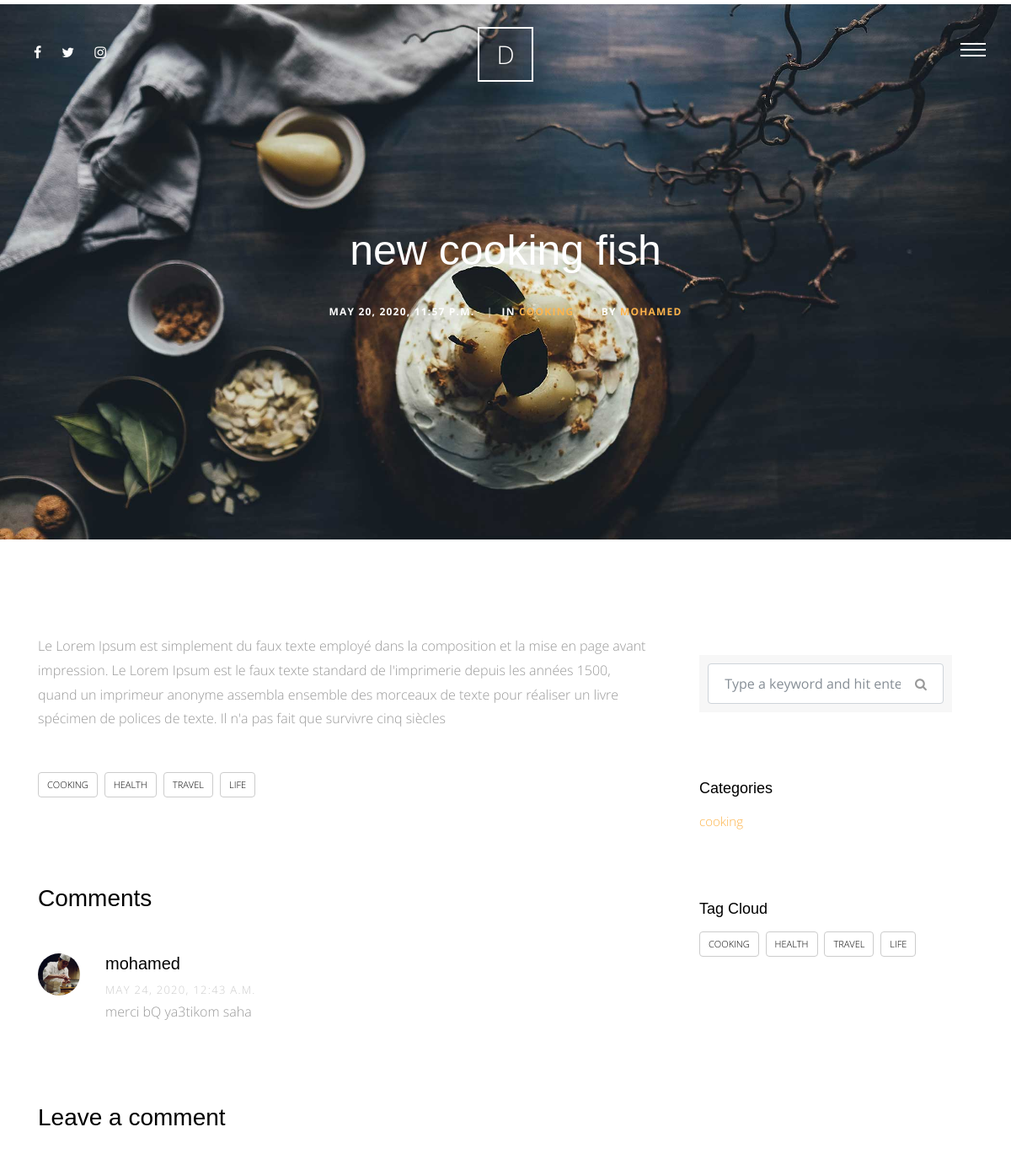
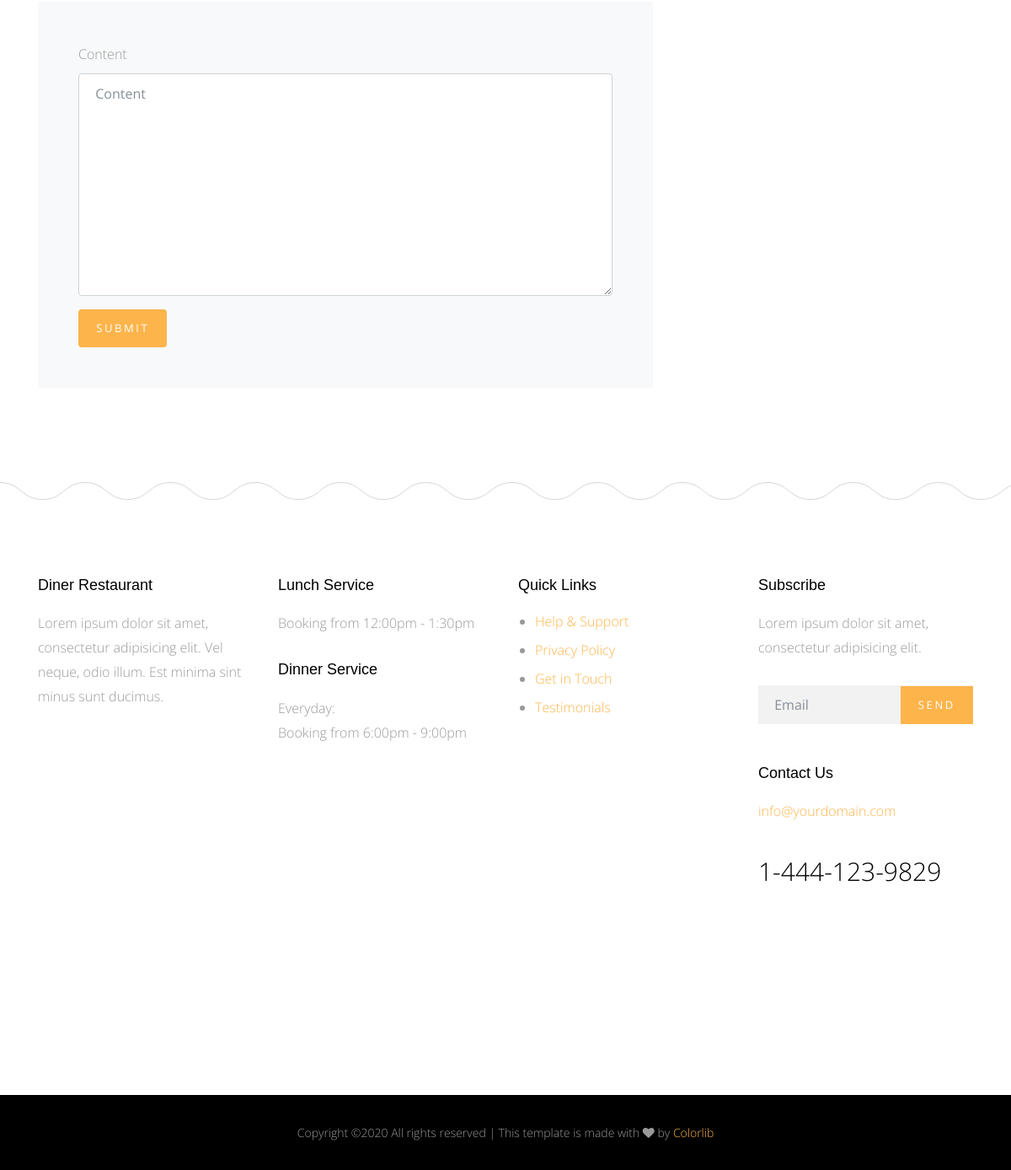
The page /blog/1 on the database its author committed (2 pictures, top to bottom).
### blog/models.py (models this page shows, shortened)
class Post(models.Model):
	title = models.CharField(max_length=50)
	content = RichTextField()
	auther = models.ForeignKey(User, on_delete = models.CASCADE)
	image = models.ImageField(upload_to = 'blog/',blank = True,null = True)
	tags = TaggableManager(blank=True)
	category = models.ForeignKey('Category',on_delete = models.SET_NULL,null = True)
	created = models.DateTimeField(default=timezone.now)
	def __str__(self):
		return self.title
	class Meta:
		verbose_name='Post'
		verbose_name_plural = 'Posts'

class Category(models.Model):
	category_name = models.CharField(max_length=50)
	def __str__(self):
		return self.category_name
	class Meta:
		verbose_name='category'
		verbose_name_plural = 'categories'

class Comment(models.Model):
	user = models.ForeignKey(User, on_delete = models.CASCADE)
	post = models.ForeignKey(Post, on_delete = models.CASCADE)
	content = models.TextField(default='')
	created = models.DateTimeField(default=timezone.now)

### blog/views.py (the view)
# urls.py: path('<int:id>', views.post_detail , name = 'post_detail'),
def post_detail(request,id):
	post_detail = Post.objects.get(id=id)
	categories = Category.objects.all()
	all_tags = Tag.objects.all()
	comments = Comment.objects.filter(post = post_detail)
	if request.method == 'POST':
		comment_form = CommentForm(request.POST)
		if comment_form.is_valid():
			new_comment = comment_form.save(commit = False)
			new_comment.user = request.user
			new_comment.post = post_detail
			new_comment.save()
			return redirect('blog:post_detail', id = post_detail.id)
	else:
			comment_form = CommentForm()
	context = {
				'post_detail':post_detail,
				'categories':categories,
				'all_tags':all_tags,
				'comments':comments,
				'comment_form':comment_form,
	}
	return render(request,'Post/post_detail.html',context)

### blog/forms.py
class CommentForm(forms.ModelForm):
	class Meta:
		model = Comment
		fields = [
				'content'
		]

### blog/templates/Post/post_detail.html (shortened to what this page needs)
{% extends "base.html" %}
{% load static %}
{% block body %}
{% load bootstrap4 %}
      <div class="main-wrap">
        <div class="cover_1 cover_sm">
          <div class="img_bg" style="background-image: url({%static 'site_static/img/slider-1.jpg'%})" data-stellar-background-ratio="0.5">
            <div class="container">
              <div class="row align-items-center justify-content-center">
                <div class="col-md-7 text-center" data-aos="fade-up">
                  <h2 class="heading mb-4">{{post_detail}}</h2>
                  <div class="post-info">
                    <div class="date-info">{{post_detail.created}}</div>
                    <div class="category-info"><span class="seperator">|</span>In <a href="#" data-title="View all posts in Lifestyle" title="View all posts in Lifestyle">{{post_detail.category}}</a></div>
                    <div class="author-info"><span class="seperator">|</span>By <a href="#">{{post_detail.auther}}</a></div>
                  </div>
                </div>
              </div>
            </div>
          </div>
        </div>
       <div class="section">
          <div class="container">
            <div class="row">
              <div class="col-md-8">
                <p>
                  {{post_detail.content}}
                </p>
                <div class="tag-widget post-tag-container mb-5 mt-5">
                  <div class="tagcloud">
                    {% for tag in post_detail.tags.all %}
                            <a href="{% url 'blog:post_by_tag' tag %}" class="tag-cloud-link">{{tag.name}}</a>
                      {% endfor %}
                  </div>
                </div>
                <div class="pt-5 mt-5">
                  <h3 class="mb-5">Comments</h3>
                  <ul class="comment-list">
                    {% for commment in comments  %}
                    <li class="comment">
                      <div class="vcard bio">
                        <img src="img/person_1.jpg" alt="Image placeholder">
                      </div>
                      <div class="comment-body">
                        <h3>{{commment.user}}</h3>
                        <div class="meta">{{commment.created}}</div>
                        <p>{{commment.content}}</p>
                      </div>
                    </li>
                    {% endfor %}
                  </ul>
                  <div class="comment-form-wrap pt-5">
                    <h3 class="mb-5">Leave a comment</h3>
                    <form action="" class="p-5 bg-light" method="POST">
                          {% bootstrap_form comment_form %}
                          {% buttons %}
                          <button type="submit" class="btn btn-primary">Submit</button>
                          {% endbuttons %}
                    </form>
                  </div>
                </div>
              </div>
              <div class="col-md-4 sidebar">
                <div class="sidebar-box">
                  <form  class="search-form" method="GET" action="{% url 'blog:post_list' %}">
                    <div class="form-group">
                      <span class="icon fa fa-search"></span>
                      <input type="text" class="form-control" placeholder="Type a keyword and hit enter" name="q" value="{{request.Get.q}}">
                    </div>
                  </form>
                </div>
                <div class="sidebar-box">
                  <div class="categories">
                    <h3>Categories</h3>
                    {% for category in categories  %}
                          <li><a href="{% url 'blog:post_by_category' category %}">{{category}}</a></li>
                    {% endfor %}
                  </div>
                </div>
                <div class="sidebar-box">
                  <h3>Tag Cloud</h3>
                  <div class="tagcloud">
                    {% for tag in all_tags  %}
                          <a href="{% url 'blog:post_by_tag' tag %}" class="tag-cloud-link">{{tag}}</a>
                    {% endfor %}
                  </div>
                </div>
              </div>
            </div>
          </div>
        </div>
      </div>
  {% endblock body %}

### templates/base.html (shortened to what this page needs)
{% load static %}
<!doctype html>
<html lang="en">
  <head>
    <link rel="stylesheet" href="{%static 'site_static/css/bootstrap.css' %}">
    <link rel="stylesheet" href="{%static 'site_static/css/animate.css' %}">
    <link rel="stylesheet" href="{%static 'site_static/css/owl.carousel.min.css'%}">
    <link rel="stylesheet" href="{%static 'site_static/css/magnific-popup.css' %}">
    <link rel="stylesheet" href="{%static 'site_static/css/aos.css' %}">
    <link rel="stylesheet" href="{%static 'site_static/css/bootstrap-datepicker.css' %}">
    <link rel="stylesheet" href="{%static 'site_static/css/jquery.timepicker.css' %}">
    <link rel="stylesheet" href="{%static 'site_static/fonts/ionicons/css/ionicons.min.css' %}">
    <link rel="stylesheet" href="{%static 'site_static/fonts/fontawesome/css/font-awesome.min.css' %}">
    <link rel="stylesheet" href="{%static 'site_static/fonts/flaticon/font/flaticon.css' %}">
    <link rel="stylesheet" href="{%static 'site_static/css/style.css' %}" >
  </head>
  <body>
    <div class="site-wrap">
      <header class="site-header">
        <div class="row align-items-center">
          <div class="col-5 col-md-3">
             <ul class="list-unstyled social">
              <li><a href="https://www.facebook.com/aminou.mohamed.921" target="_blank"><span class="fa fa-facebook"></span></a></li>
              <li><a href="https://www.instagram.com/amine.k.m/" target="_blank"><span class="fa fa-twitter"></span></a></li>
              <li><a href="https://twitter.com/Amine008Amine" target="_blank"><span class="fa fa-instagram"></span></a></li>
            </ul>
          </div>
          <div class="col-2 col-md-6 text-center">
            <a href="/" class="site-logo">D</a>
          </div>
          <div class="col-5 col-md-3 text-right menu-burger-wrap">
            <a href="#" class="site-nav-toggle js-site-nav-toggle"><i></i></a>
          </div>
        </div>
      </header>
     {% block body %}
     {% endblock body %}
      <footer>
        <div class="site-footer">
          <div class="container">
            <div class="row small-gutters mb-5">
              <div class="col-md-6 col-lg-3 mb-5" data-aos="fade" data-aos-delay="100">
                <div class="footer-widget">
                  <h3>Diner Restaurant</h3>
                  <p>Lorem ipsum dolor sit amet, consectetur adipisicing elit. Vel neque, odio illum. Est minima sint minus sunt ducimus.</p>
                </div>
              </div>
              <div class="col-md-6 col-lg-3 mb-5" data-aos="fade" data-aos-delay="200">
                <div class="footer-widget">
                  <h3>Lunch Service</h3>
                  <p>Booking from 12:00pm - 1:30pm</p>
                  <h3>Dinner Service</h3>
                  <p>Everyday: <br> Booking from 6:00pm - 9:00pm</p>
                </div>
              </div>
              <div class="col-md-6 col-lg-3 mb-5" data-aos="fade" data-aos-delay="300">
                <div class="footer-widget">
                  <h3>Quick Links</h3>
                  <ul>
                    <li><a href="#">Help &amp; Support</a></li>
                    <li><a href="#">Privacy Policy</a></li>
                    <li><a href="#">Get in Touch</a></li>
                    <li><a href="#">Testimonials</a></li>
                  </ul>
                </div>
              </div>
              <div class="col-md-6 col-lg-3 mb-5" data-aos="fade" data-aos-delay="400">
                <div class="footer-widget footer-contact-widget">
                  <h3>Subscribe</h3>
                  <p>Lorem ipsum dolor sit amet, consectetur adipisicing elit.</p>
                  <form action="" class="form-subscribe mb-5">
                    <div class="form-group form-field">
                      <input type="submit" value="Send" class="btn btn-primary">
                      <input type="text" class="form-control" placeholder="Email">
                    </div>
                  </form>
                  <h3>Contact Us</h3>
                  <p class="contact-email">info@yourdomain.com</p>
                  <p class="contact-phone">1-444-123-9829</p>
                </div>
              </div>
            </div>
          </div>
        </div>
      </footer>
      <div class="site-footer-copyright">
        <div class="container">
          <div class="row">
             <p class="footer-text col-md-12">
Copyright &copy;<script>document.write(new Date().getFullYear());</script> All rights reserved | This template is made with <i class="fa fa-heart" aria-hidden="true"></i> by <a href="https://colorlib.com" target="_blank">Colorlib</a>
</p>
          </div>
        </div>
      </div>
    </div>
  </body>
</html>

### rows shown on the page
Post: title "new cooking fish", created "MAY 20, 2020, 11:57 P.M.", category "COOKING", auther "MOHAMED", content "Le Lorem Ipsum est simplement du faux texte employé dans la composition et la mise en page avant impression. Le Lorem Ipsum est le faux texte standard de l'imprimerie depuis les années 1500, quand un imprimeur anonyme assembla ensemble des morceaux de texte pour réaliser un livre spécimen de polices de texte. Il n'a pas fait que survivre cinq siècles"
Tag: name "COOKING"
Tag: name "HEALTH"
Tag: name "TRAVEL"
Tag: name "LIFE"
Comment: user "mohamed", created "MAY 24, 2020, 12:43 A.M.", content "merci bQ ya3tikom saha"
Category: category_name "cooking"
